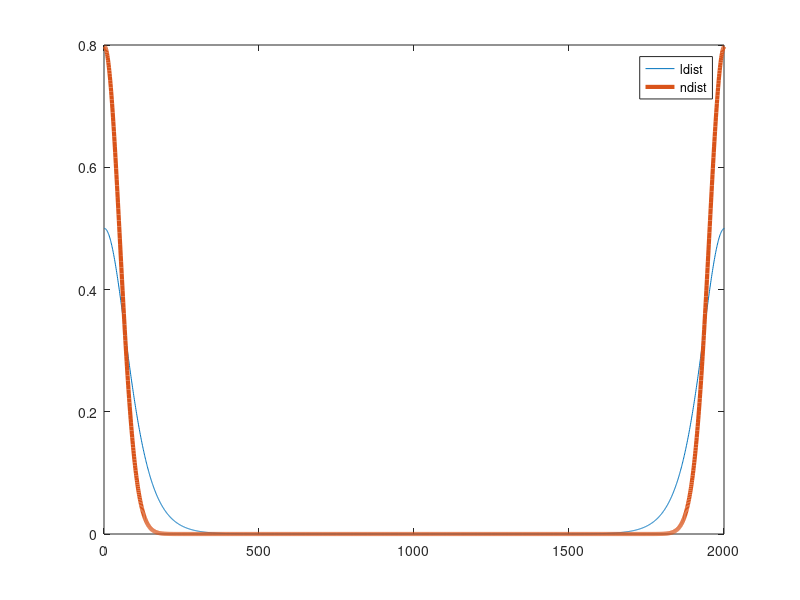
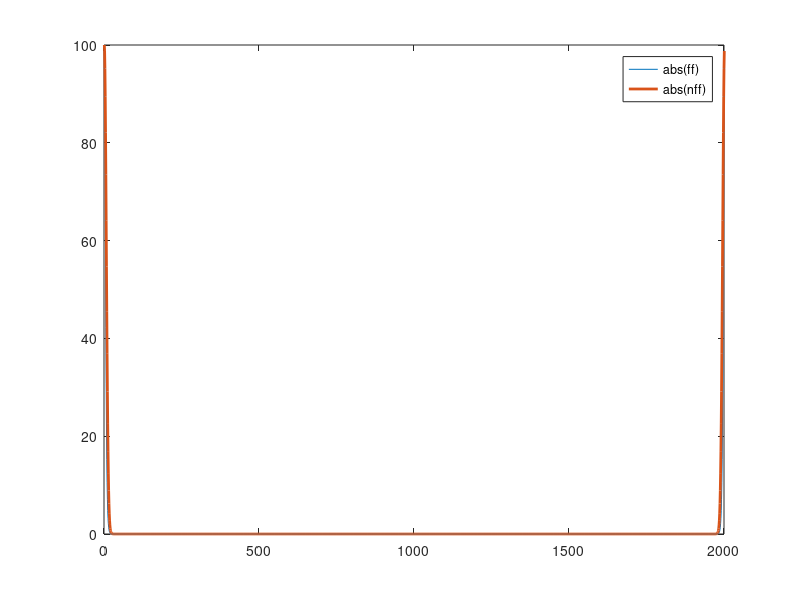
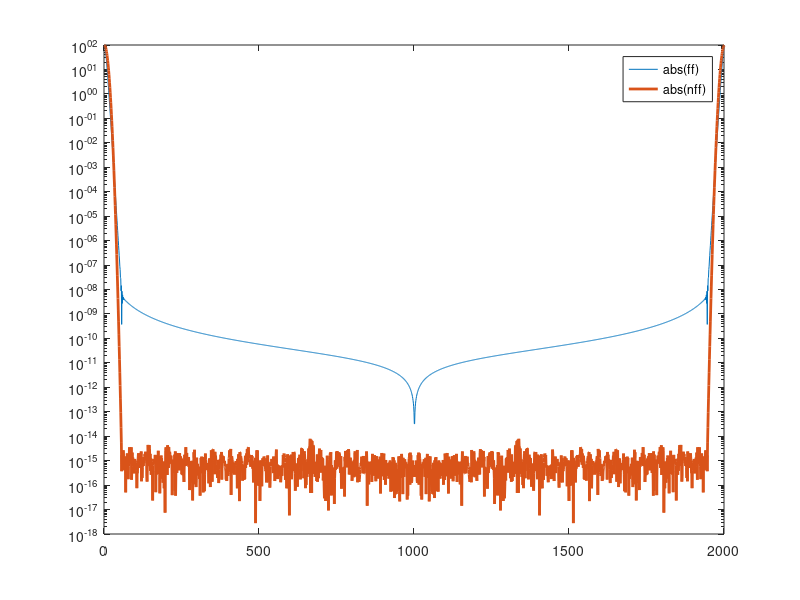
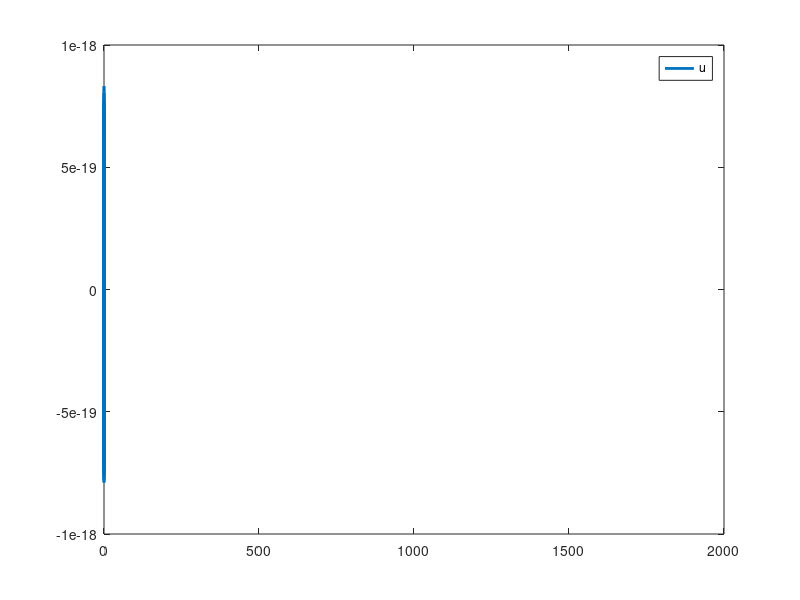

Write MATLAB code to recreate these figures, in order.
% OK a bunch of the usual parameters ...
n = 1000;
dist = 10;
ascale = 2;
iclip = 20;
x = [(0:n), ((-n):-1)]/n*dist;
%x = [(-n:n)]/n * dist; % So now it goes from, e.g., -10 to 10 by 0.01.
ldist = ascale./(2+exp(ascale*x)+exp(-ascale*x));
ndist = normpdf(x, 0, 1/ascale);
figure(1);plot(1:length(x), ldist, 1:length(x), ndist, 'LineWidth', 3);legend('ldist','ndist');xlim([0,2000]);

ff = real(fft(ldist));
nff = real(fft(ndist));
figure(2);plot(1:length(x),abs(ff),1:length(x),abs(nff), 'LineWidth', 2); legend('abs(ff)','abs(nff)');xlim([0,2000]);
figure(3);semilogy(1:length(x),abs(ff),1:length(x),abs(nff), 'LineWidth', 2); legend('abs(ff)','abs(nff)');xlim([0,2000]);

fdiv = ff./nff;
fdiv(iclip:(length(fdiv)-iclip+2)) = 0;
u = ifft(fdiv);
figure(4);plot(u, 'Linewidth', 2); legend('u');xlim([0,2000]);
v = ifft(fdiv.*nff);
figure(5);semilogy(1:length(x), ldist, 1:length(x), v, 'Linewidth', 2);legend('ldist', 'v');xlim([0,2000]);
figure(6);plot(1:length(x), ldist, 1:length(x), v, 'Linewidth', 2);legend('ldist', 'v');xlim([0,2000]);